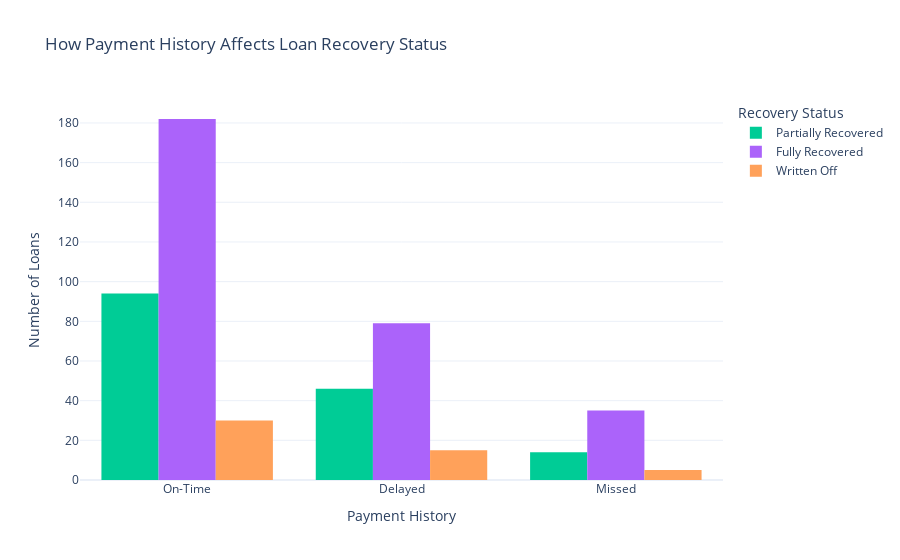

Notebook code for this chart:
### Code cell
fig = px.histogram(df, x="Payment_History", color="Recovery_Status", barmode="group",
                   title="How Payment History Affects Loan Recovery Status",
                   labels={"Payment_History": "Payment History", "count": "Number of Loans"},
                   color_discrete_map={"Recovered": "green", "Not Recovered": "red"})

fig.update_layout(
    xaxis_title="Payment History",
    yaxis_title="Number of Loans",
    legend_title="Recovery Status",
    template="plotly_white",
        )

fig.show()

### Figure 1 — Plotly figure (JSON) as saved in the notebook; plotly's stock layout.template omitted (floating-point values rounded to 4 significant figures; data arrays with more than 128 entries replaced by an {"elided": "..."} marker saying what was removed)
{"data": [{"alignmentgroup": "True", "bingroup": "x", "hovertemplate": "Recovery_Status=Partially Recovered<br>Payment History=%{x}<br>count=%{y}<extra></extra>", "legendgroup": "Partially Recovered", "marker": {"color": "#00cc96", "pattern": {"shape": ""}}, "name": "Partially Recovered", "offsetgroup": "Partially Recovered", "orientation": "v", "showlegend": true, "type": "histogram", "x": {"elided": "154 str values"}, "xaxis": "x", "yaxis": "y"}, {"alignmentgroup": "True", "bingroup": "x", "hovertemplate": "Recovery_Status=Fully Recovered<br>Payment History=%{x}<br>count=%{y}<extra></extra>", "legendgroup": "Fully Recovered", "marker": {"color": "#ab63fa", "pattern": {"shape": ""}}, "name": "Fully Recovered", "offsetgroup": "Fully Recovered", "orientation": "v", "showlegend": true, "type": "histogram", "x": {"elided": "296 str values"}, "xaxis": "x", "yaxis": "y"}, {"alignmentgroup": "True", "bingroup": "x", "hovertemplate": "Recovery_Status=Written Off<br>Payment History=%{x}<br>count=%{y}<extra></extra>", "legendgroup": "Written Off", "marker": {"color": "#FFA15A", "pattern": {"shape": ""}}, "name": "Written Off", "offsetgroup": "Written Off", "orientation": "v", "showlegend": true, "type": "histogram", "x": ["Delayed", "Delayed", "On-Time", "Delayed", "On-Time", "On-Time", "On-Time", "On-Time", "Delayed", "On-Time", "On-Time", "On-Time", "Delayed", "Delayed", "On-Time", "Missed", "Missed", "On-Time", "Missed", "Delayed", "Delayed", "On-Time", "On-Time", "Missed", "On-Time", "Delayed", "On-Time", "Delayed", "On-Time", "On-Time", "On-Time", "On-Time", "On-Time", "Delayed", "Delayed", "On-Time", "On-Time", "On-Time", "Delayed", "Delayed", "Missed", "On-Time", "On-Time", "On-Time", "On-Time", "On-Time", "On-Time", "Delayed", "On-Time", "On-Time"], "xaxis": "x", "yaxis": "y"}], "layout": {"autosize": true, "barmode": "group", "legend": {"title": {"text": "Recovery Status"}, "tracegroupgap": 0}, "title": {"text": "How Payment History Affects Loan Recovery Status"}, "xaxis": {"anchor": "y", "autorange": true, "domain": [0, 1], "range": [-0.5, 2.5], "title": {"text": "Payment History"}, "type": "category"}, "yaxis": {"anchor": "x", "autorange": true, "domain": [0, 1], "range": [0, 191.6], "title": {"text": "Number of Loans"}}}}
